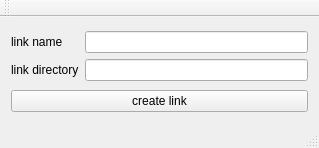
<?xml version="1.0" encoding="UTF-8"?>
<ui version="4.0">
 <class>MainWindow</class>
 <widget class="QMainWindow" name="MainWindow">
  <property name="geometry">
   <rect>
    <x>0</x>
    <y>0</y>
    <width>319</width>
    <height>148</height>
   </rect>
  </property>
  <property name="windowTitle">
   <string>MainWindow</string>
  </property>
  <widget class="QWidget" name="centralWidget">
   <layout class="QVBoxLayout" name="verticalLayout">
    <item>
     <layout class="QGridLayout" name="gridLayout">
      <item row="0" column="0">
       <widget class="QLabel" name="label">
        <property name="text">
         <string>link name</string>
        </property>
       </widget>
      </item>
      <item row="0" column="1">
       <widget class="QLineEdit" name="lineEditName"/>
      </item>
      <item row="1" column="0">
       <widget class="QLabel" name="label_2">
        <property name="text">
         <string>link directory</string>
        </property>
       </widget>
      </item>
      <item row="1" column="1">
       <widget class="QLineEdit" name="lineEditDirectory"/>
      </item>
     </layout>
    </item>
    <item>
     <widget class="QPushButton" name="pushButton">
      <property name="text">
       <string>create link</string>
      </property>
     </widget>
    </item>
   </layout>
  </widget>
  <widget class="QMenuBar" name="menuBar">
   <property name="geometry">
    <rect>
     <x>0</x>
     <y>0</y>
     <width>319</width>
     <height>21</height>
    </rect>
   </property>
  </widget>
  <widget class="QToolBar" name="mainToolBar">
   <attribute name="toolBarArea">
    <enum>TopToolBarArea</enum>
   </attribute>
   <attribute name="toolBarBreak">
    <bool>false</bool>
   </attribute>
  </widget>
  <widget class="QStatusBar" name="statusBar"/>
 </widget>
 <layoutdefault spacing="6" margin="11"/>
 <resources/>
 <connections/>
</ui>
